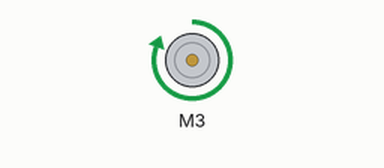
A sketch run on a simulated Arduino Uno, built with avr-gcc and run on an emulated ATmega328P. Parts: DC motor (green arrow = forward, orange = backward, longer = faster).

Above: at 0.2 s.
Timing chart, 0 to 3.0 s (numbered marks = the images above):
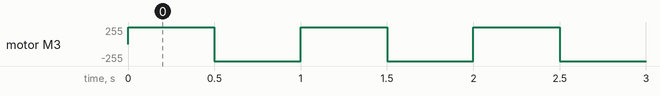

Measured:
- by itself, motor M3: alternates forward 255/255 for 0.50 s and backward 255/255 for 0.50 s

The sketch:

codigo_motor_DC.ino
```cpp
#include<AFMotor.h>

AF_DCMotor motor1(3); //Creamos el objeto motor1 que será del tipo DC
void setup() {
  motor1.setSpeed(255); //Se establece la velocidad del motor

}

void loop() {
  motor1.run(FORWARD); //Esta función inicia el motor y lo hace girar hacia adelante
  delay(500);
  motor1.run(BACKWARD);
  delay(500);

}
```
